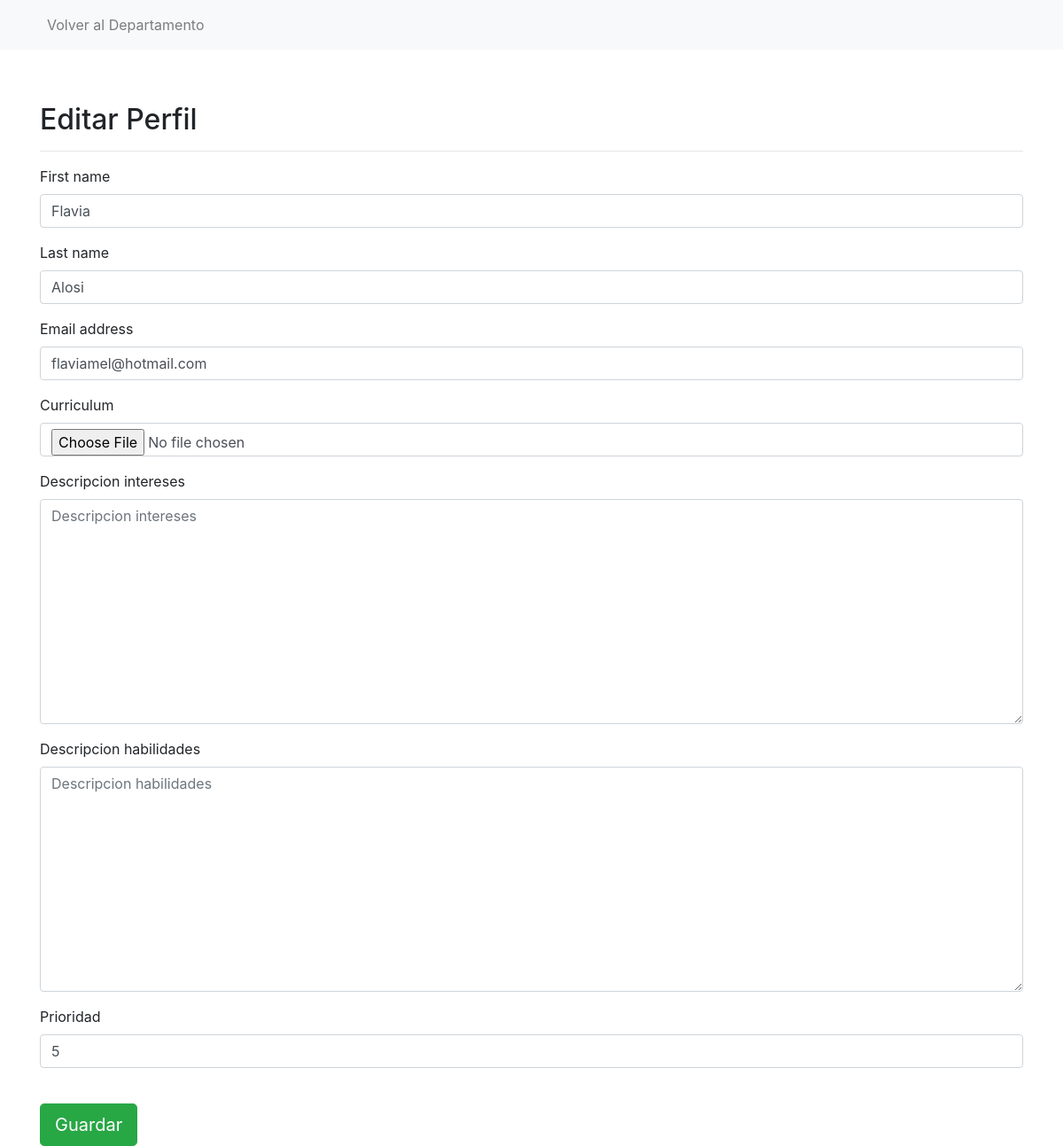
The page /alumno/edit (signed in) on the database its author committed.
### alumno/models.py (models this page shows, shortened)
class User(AbstractUser):
    AL = 'AL'
    CC = 'CC'
    CP = 'CP'
    EM = 'EM'
    TYPE_CHOICES = (
        (AL, 'Alumno'),
        (CC, 'Comision Carrera'),
        (CP, 'Comision PPS'),
        (EM, 'Empresa'),
    )
    tipo = models.CharField(max_length=2, choices=TYPE_CHOICES, default=AL)

class Alumno(models.Model):
    def validate_hash(value):
        reg = re.compile('^30[0-9]{5,6}')
        if not reg.match(str(value)):
            raise ValidationError(u'Formato de registro erroneo, recuerda que debe comenzar con 30')
    numero_registro = models.PositiveIntegerField(validators=[validate_hash], unique=True)
    carrera = models.ForeignKey('Carrera', on_delete=models.DO_NOTHING)
    curriculum = models.FileField(upload_to='curriculums/', blank=True, null=True)
    descripcion_intereses = models.TextField(max_length=500, blank=True, null=True)
    descripcion_habilidades = models.TextField(max_length=1000, blank=True, null=True)
    ultima_actualizacion_perfil = models.DateField(default=date.today)
    ultima_postulacion = models.DateField(null=True, blank=True)
    prioridad = models.PositiveSmallIntegerField()
    condicion_acreditacion = models.NullBooleanField()
    expedicion_acreditacion = models.TextField(max_length=500, null=True, blank=True)
    comentarios_comision_carrera = models.TextField(max_length=1000, null=True, blank=True)
    comentarios_carrera_visibles = models.BooleanField(default=False)
    comentarios_comision_pps = models.TextField(max_length=1000, null=True, blank=True)
    user = models.OneToOneField(User, on_delete=models.CASCADE, related_name='alumno_user')
    class Meta:
        verbose_name = 'Alumno'
        verbose_name_plural = 'Alumnos'

### alumno/views.py (the view)
# urls.py: path('alumno/edit', views.edit_alumno, name='edit-alumno'),
@login_required
@transaction.atomic
def edit_alumno(request):
	if request.method == 'POST':
		user_form = User(request.POST, instance=request.user)
		alumno_form = Alumno(request.POST, instance=Alumno.objects.get(user=request.user.pk))
		if user_form.is_valid() and alumno_form.is_valid():
			user_form.save()
			alumno_form.save()
			messages.success(request, _('Your profile was successfully updated!'))
			return redirect('settings:profile')
		else:
			messages.error(request, _('Please correct the error below.'))
	else:
		user_form = AlumnoUserEditForm(instance=request.user)
		alumno_form = AlumnoEditForm(instance=Alumno.objects.get(user=request.user.pk))
	return render(request, 'alumno/edit.html', {
		'user_form': user_form,
		'alumno_form': alumno_form,
	})

### alumno/forms.py
class AlumnoUserEditForm(forms.ModelForm):
    class Meta:
        model = models.User
        fields = ('first_name', 'last_name', 'email')

class AlumnoEditForm(forms.ModelForm):
    class Meta:
        model = models.Alumno
        fields = ('curriculum', 'descripcion_intereses', 'descripcion_habilidades', 'prioridad')

### alumno/templates/alumno/edit.html (shortened to what this page needs)
{% extends "base.html" %}
{% load bootstrap4 %}
{% block content %}
    <div class="row">
        <div class="col">
            <h2>Editar Perfil</h2>
            <hr>
            <form method="post" class="form">
                {% bootstrap_form user_form %}
                {% bootstrap_form alumno_form %}
                {% buttons %}
                    <br>
                    <button type="submit" class="btn btn-success btn-lg">Guardar</button>
                {% endbuttons %}
            </form>
        </div>
    </div>
{% endblock %}

### rows shown on the page
User: first_name "Flavia", last_name "Alosi", email "flaviamel@hotmail.com"
Alumno: prioridad "5"
